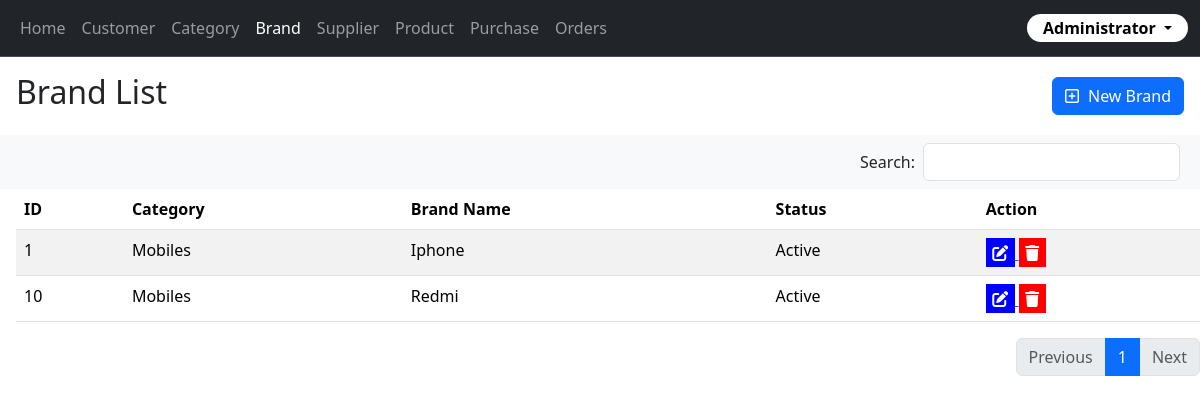
Screenshot of /brand/ (signed in) with the database file from the repository.
### inventory/models.py (models this page shows, shortened)
class Ims_brand(models.Model):
    STATUS_CHOICES = [
        (True, 'Active'),
        (False, 'Inactive'),
    ]
    category = models.ForeignKey(Ims_category, on_delete=models.CASCADE)
    bname = models.CharField(max_length=250)
    status = models.BooleanField(default=True, choices=STATUS_CHOICES)

class Ims_category(models.Model):
    STATUS_CHOICES = [
        (True, 'Active'),
        (False, 'Inactive'),
    ]
    name = models.CharField(max_length=200)
    status = models.BooleanField(default=True, choices=STATUS_CHOICES)
    def __str__(self):
        return self.name

### inventory/views.py (the view, shortened to what this page needs)
# urls.py: path('brand/', views.brand, name='brand'),
@login_required(login_url="login")
def brand(request):
    brands = Ims_brand.objects.all()
    paginated_brands = paginate(request, brands, items_per_page=number_of_items)
    categories = Ims_category.objects.all()
    context = {
        'brands': paginated_brands,
        'categories': categories,
    }
    return render(request, 'brand.html', context)

### inventory/views.py (called while the page is built)
@login_required(login_url="login")
def paginate(request, tname, items_per_page=1):
    page_num = request.GET.get('page')
    paginator = Paginator(tname, items_per_page)
    try:
        paginated_view = paginator.page(page_num)
    except PageNotAnInteger:
        paginated_view = paginator.page(1)
    except EmptyPage:
        paginated_view = paginator.page(paginator.num_pages)
    return paginated_view

### templates/brand.html (shortened to what this page needs)
{% extends "base.html" %}
{% block content %}
<div class="m-3 d-flex justify-content-between align-items-center">
    <h2>Brand List</h2>
    <a href="#" class="btn btn-primary align-items-center" role="button" id="addBrandBtn">
      <i class="fa-regular fa-square-plus" style="margin-right: .3em"></i> New Brand
    </a>
</div>
<nav class="navbar bg-body-tertiary">
    <div class="container-fluid justify-content-end">
        <form class="d-flex align-items-center" role="search" action="{% url 'search_brand' %}" method="GET">
            <span class="me-2">Search:</span>
            <input class="form-control me-2" type="search" aria-label="Search" name="query">
        </form>
    </div>
</nav>
<table class="table table-striped mx-3">
  <thead>
    <tr>
      <th scope="col">ID</th>
      <th scope="col">Category</th>
      <th scope="col">Brand Name</th>
      <th scope="col">Status</th>
      <th scope="col">Action</th>
    </tr>
  </thead>
  <tbody>
    {% for brand in brands %}
      <tr>
          <td>{{ brand.id }}</td>
          <td>{{ brand.category }}</td>
          <td>{{ brand.bname }}</td>
          <td>{{ brand.get_status_display }}</td>
          <td>
            <div>
              <a href="#" id="editBrandBtn-{{brand.id}}" class="edit">
                <i class="fa-solid fa-pen-to-square" style="background-color: blue; color: white; padding:.4em"></i>
              </a>
              <a href="{% url 'delete' brand.id %}"><i class="fa-solid fa-trash" style="background-color: red; color: white; padding:.4em"></i></a>
            </div>
          </td>
      </tr>
    {% endfor %}
  </tbody>
</table>
{% include "pagination.html" with VARIABLE_NAME=brands %}
{% endblock content %}

### rows the page displays
Ims_brand: id "1", category "Mobiles", bname "Iphone", status "Active"
Ims_brand: id "10", category "Mobiles", bname "Redmi", status "Active"

### other values shown
{{ i }} "1"
